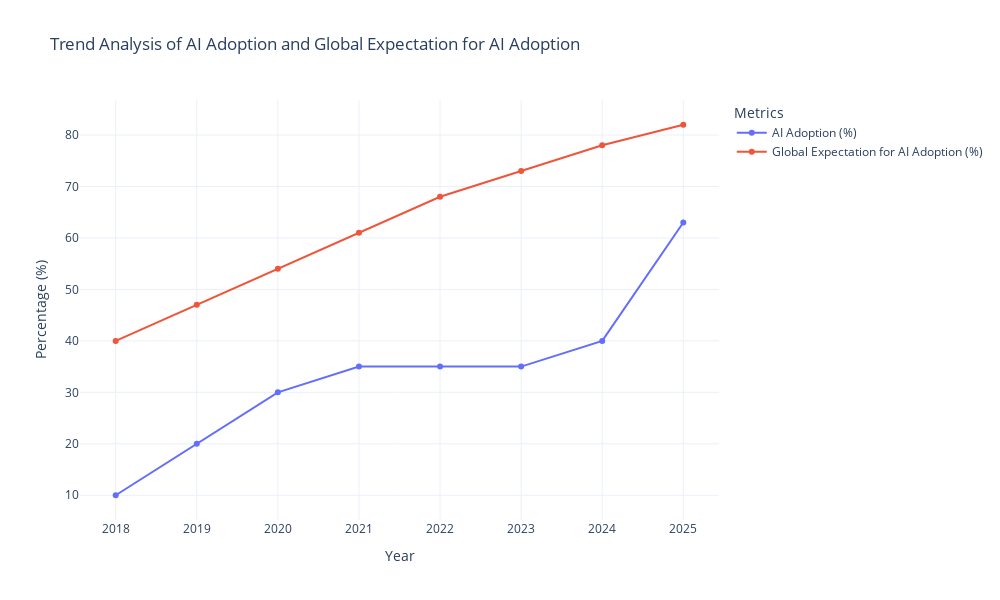

Notebook source saved alongside this figure:
### Markdown cell above
<a id="36"></a>
### <div style="text-align:left; border-radius:15px; padding:20px; color:Black; margin:0; font-size:100%; font-family:Arial; background-color:#48cae4; overflow:hidden"><b>⚡6. Trend Analysis of AI Adoption and Global Expectation for AI Adoption</b>
</div>

### Code cell
import plotly.graph_objs as go
import pandas as pd

# Assuming your data is in a DataFrame called 'df_cleaned'

# Create traces for each line
trace1 = go.Scatter(
    x=df_cleaned['Year'],
    y=df_cleaned['AI Adoption (%)'],
    mode='lines+markers',
    name='AI Adoption (%)'
)

trace2 = go.Scatter(
    x=df_cleaned['Year'],
    y=df_cleaned['Global Expectation for AI Adoption (%)'],
    mode='lines+markers',
    name='Global Expectation for AI Adoption (%)'
)

# Create a figure and add the traces
fig = go.Figure(data=[trace1, trace2])

# Update layout for titles and axes labels
fig.update_layout(
    title='Trend Analysis of AI Adoption and Global Expectation for AI Adoption',
    xaxis_title='Year',
    yaxis_title='Percentage (%)',
    legend_title='Metrics',
    template='plotly_white',
    width=1000,
    height=600
)

# Show gridlines
fig.update_xaxes(showgrid=True)
fig.update_yaxes(showgrid=True)

# Display the plot
fig.show()

### Figure 1 — Plotly figure (JSON) as saved in the notebook; plotly's stock layout.template omitted (floating-point values rounded to 4 significant figures)
{"data": [{"mode": "lines+markers", "name": "AI Adoption (%)", "type": "scatter", "x": [2018, 2019, 2020, 2021, 2022, 2023, 2024, 2025], "y": [10, 20, 30, 35, 35, 35, 40, 63]}, {"mode": "lines+markers", "name": "Global Expectation for AI Adoption (%)", "type": "scatter", "x": [2018, 2019, 2020, 2021, 2022, 2023, 2024, 2025], "y": [40, 47, 54, 61, 68, 73, 78, 82]}], "layout": {"height": 600, "legend": {"title": {"text": "Metrics"}}, "title": {"text": "Trend Analysis of AI Adoption and Global Expectation for AI Adoption"}, "width": 1000, "xaxis": {"showgrid": true, "title": {"text": "Year"}}, "yaxis": {"showgrid": true, "title": {"text": "Percentage (%)"}}}}
